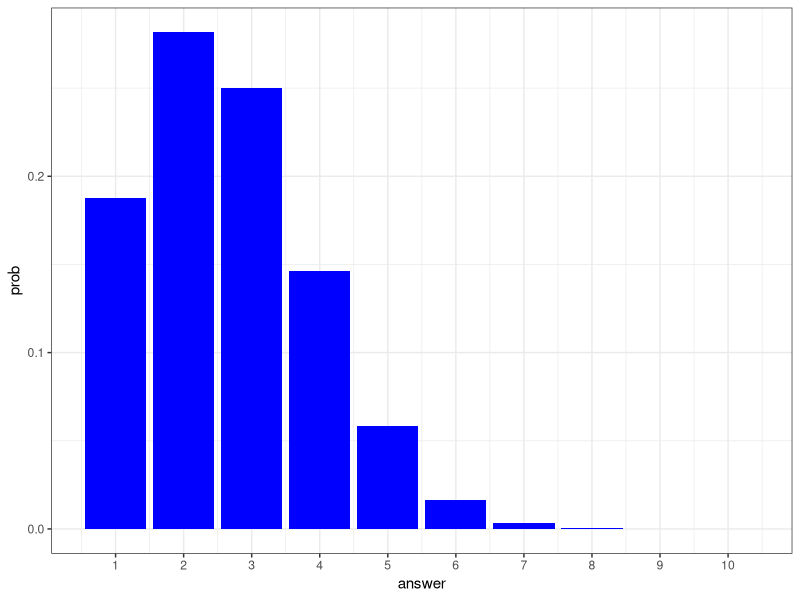
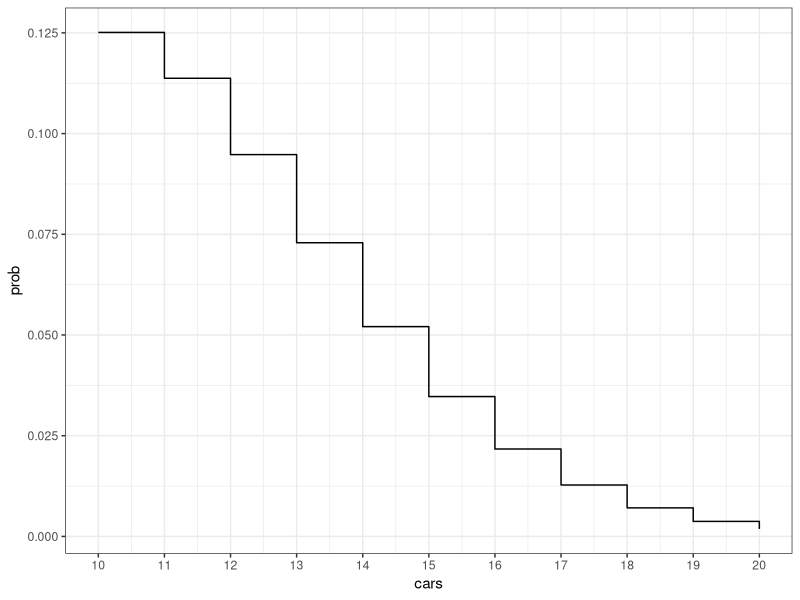
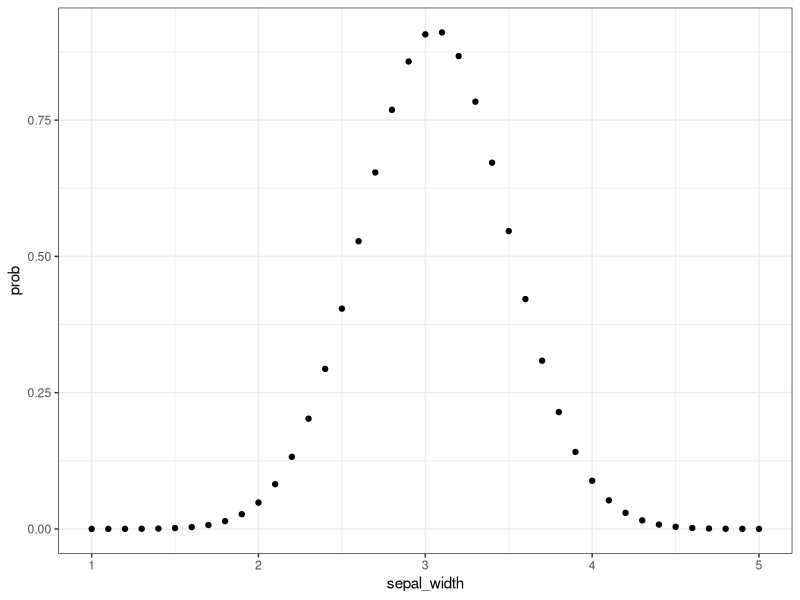
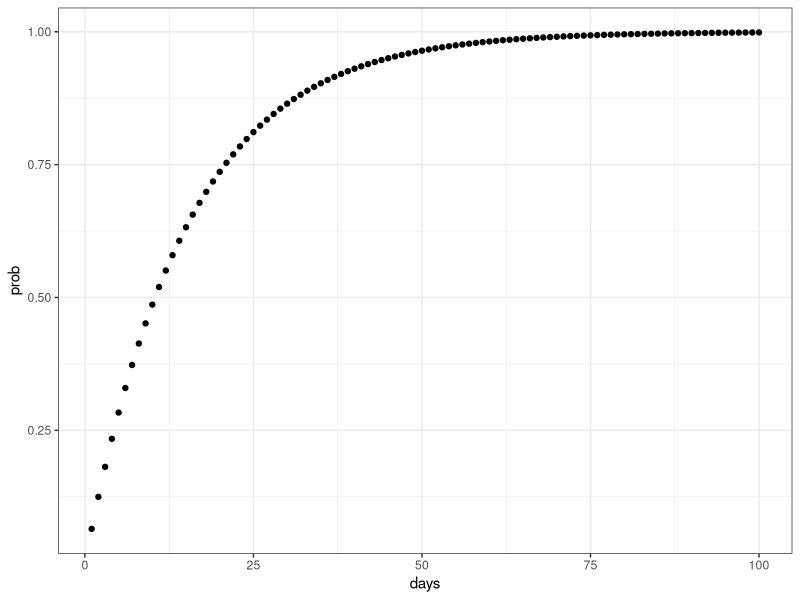
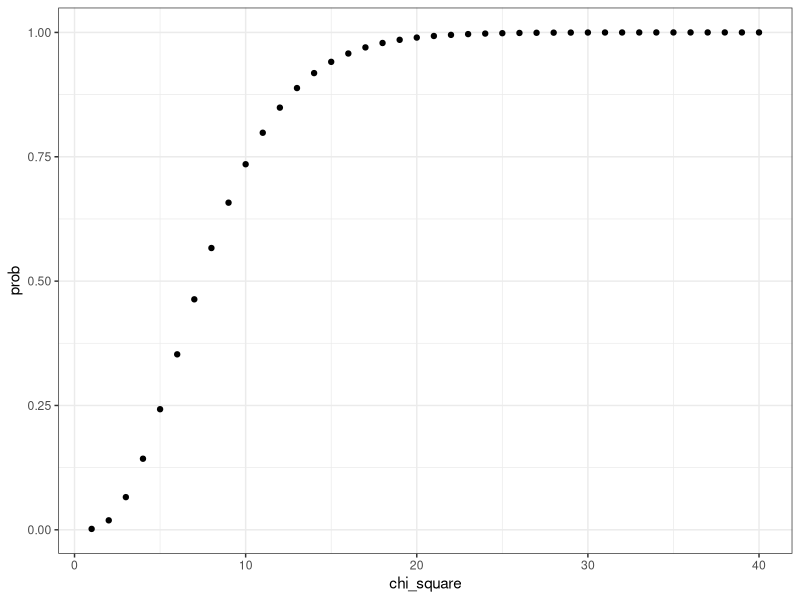

Reproduce these figures in R, in order.
## ---- chunk 1
#Ex: 10 multiple choices, 4 questions, 1 correct each
dbinom(4,10,0.25) #proba get 4 correct answer
pbinom(4,10,0.25) #probra get at most 4 correct answer
##making a data frame for the proba correctly answer question k
k<-seq(1,10,1)
probTable<-data.frame(answer=k, prob=dbinom(k,10,0.25))
##now, we plot the data
library(ggplot2)
ggplot(data=probTable, aes(x=answer, y=prob)) +
  geom_bar(stat="identity", fill="blue") +
  scale_x_continuous(breaks=k)+
  theme_bw()
## ---- chunk 2
#ex: on average, there are 10 cars crossing the bridge
#proba of have >=17 cars crossing
1-ppois(16,lambda=10)
ppois(16, lambda=10, lower=FALSE)
#now, we plot the data
cars<-seq(10,20,1)
prob<-dpois(cars, lambda=10)
ggplot()+
  geom_step(aes(x=cars, y=prob))+
  scale_x_continuous(breaks=cars)+
  theme_bw()
## ---- chunk 3
# Problem
# The Iris dataset in R contains iris flower specifications. The column 
# Sepal Width follows a normal distribution.
#
# Q1. What is the percentage of flowers with Sepal Width 3cm or less?

meanIris<-mean(iris$Sepal.Width)
sdIris<-sd(iris$Sepal.Width)
pnorm(3,mean=meanIris,sd=sdIris)
# Q2. What fraction of the flowers where Sepal Width lies between 3cm and 4cm?
pnorm(4,mean=meanIris,sd=sdIris)-pnorm(3,mean=meanIris,sd=sdIris)
#now, we plot the data
sepal_width<-seq(1,5,0.1)
prob<-dnorm(sepal_width,mean=meanIris,sd=sdIris)
ggplot()+
  geom_point(aes(x=sepal_width,y=prob))+
  theme_bw()
## ---- chunk 4
# Q1. Suppose the mean arrival time of a customer at a supermarket cashier is 
# four minutes. Find the probability of a customer arriving at the cashier 
# in less than three minutes.
pexp(3,rate=1/4)

# Q2. The number of days ahead travelers buy their flight tickets follows an 
# exponential distribution with the average number of days = 15. 
# Find the probability that a traveler will purchase a ticket more than 
# 10 days in advance.
1-pexp(10,rate=1/15)
pexp(10,rate=1/15,lower=FALSE)
#plot the data
days<-seq(1,100,1)
prob<-pexp(days,rate=1/15)
ggplot()+
  geom_point(aes(x=days,y=prob))+
  theme_bw()

## ---- chunk 5
# Say, on average, a battery lasts 50 minutes on a single charge. The standard 
# deviation is 3 minutes. Suppose the battery manufacturer runs a quality 
# control test. They randomly select 9 batteries. The standard deviation of 
# the selected batteries is 5 minutes. 
# Q1. What would be the chi-square statistic represented by this test?
dof<-8
chi<-(dof* 5^2)/3^2
chi


# Q2. Suppose they repeated the test with a new random sample of 9 batteries. 
# What is the probability that the standard deviation in the new test would be 
# greater than 5 minutes?
1-pchisq(chi, df=dof)
dof<-8
#now, we plot the data
chi_square<-seq(1,40,1)
prob<-pchisq(chi_square,df = dof)
ggplot()+
  geom_point(aes(x=chi_square,y=prob))+
  theme_bw()
